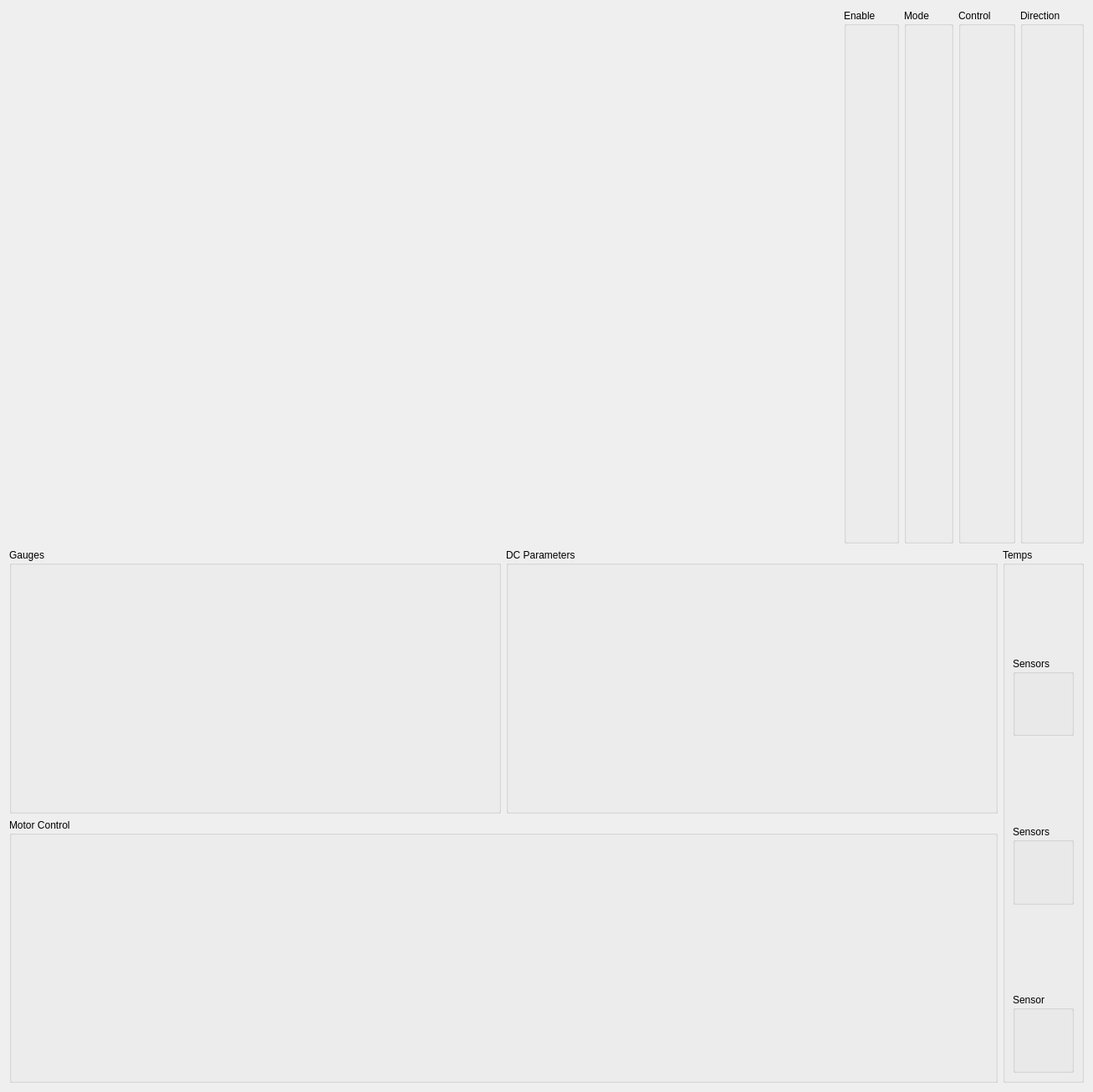
<?xml version="1.0" encoding="UTF-8"?>
<ui version="4.0">
 <class>Form</class>
 <widget class="EpcForm" name="Form">
  <property name="geometry">
   <rect>
    <x>0</x>
    <y>0</y>
    <width>1307</width>
    <height>1306</height>
   </rect>
  </property>
  <property name="windowTitle">
   <string>Form</string>
  </property>
  <property name="can_file" stdset="0">
   <string>ICUCAN_ID0_FACTORY.sym</string>
  </property>
  <layout class="QVBoxLayout" name="verticalLayout_5">
   <item>
    <layout class="QHBoxLayout" name="horizontalLayout">
     <item>
      <layout class="QVBoxLayout" name="verticalLayout_9">
       <item>
        <widget class="Enum" name="enum_6">
         <property name="sizePolicy">
          <sizepolicy hsizetype="Fixed" vsizetype="Fixed">
           <horstretch>0</horstretch>
           <verstretch>0</verstretch>
          </sizepolicy>
         </property>
         <property name="frame" stdset="0">
          <string>StatusBits</string>
         </property>
         <property name="signal" stdset="0">
          <string>State</string>
         </property>
        </widget>
       </item>
       <item>
        <widget class="Button" name="button">
         <property name="frame" stdset="0">
          <string>CommandBits</string>
         </property>
         <property name="signal" stdset="0">
          <string>FaultClear</string>
         </property>
         <property name="tx" stdset="0">
          <bool>true</bool>
         </property>
        </widget>
       </item>
      </layout>
     </item>
     <item>
      <spacer name="horizontalSpacer">
       <property name="orientation">
        <enum>Qt::Horizontal</enum>
       </property>
       <property name="sizeHint" stdset="0">
        <size>
         <width>0</width>
         <height>0</height>
        </size>
       </property>
      </spacer>
     </item>
     <item>
      <widget class="QGroupBox" name="groupBox_12">
       <property name="sizePolicy">
        <sizepolicy hsizetype="Minimum" vsizetype="Preferred">
         <horstretch>0</horstretch>
         <verstretch>0</verstretch>
        </sizepolicy>
       </property>
       <property name="title">
        <string>Enable</string>
       </property>
       <layout class="QHBoxLayout" name="horizontalLayout_12">
        <item>
         <widget class="Toggle" name="toggle_11">
          <property name="sizePolicy">
           <sizepolicy hsizetype="Fixed" vsizetype="Fixed">
            <horstretch>0</horstretch>
            <verstretch>0</verstretch>
           </sizepolicy>
          </property>
          <property name="frame" stdset="0">
           <string>CommandBits</string>
          </property>
          <property name="signal" stdset="0">
           <string>Enable</string>
          </property>
          <property name="label_visible" stdset="0">
           <bool>false</bool>
          </property>
          <property name="tx" stdset="0">
           <bool>true</bool>
          </property>
         </widget>
        </item>
        <item>
         <layout class="QVBoxLayout" name="verticalLayout_15">
          <item>
           <widget class="Led" name="led_21">
            <property name="sizePolicy">
             <sizepolicy hsizetype="Fixed" vsizetype="Preferred">
              <horstretch>0</horstretch>
              <verstretch>0</verstretch>
             </sizepolicy>
            </property>
            <property name="frame" stdset="0">
             <string>StatusBits</string>
            </property>
            <property name="signal" stdset="0">
             <string>RxEnable</string>
            </property>
            <property name="label_override" stdset="0">
             <string/>
            </property>
            <property name="label_visible" stdset="0">
             <bool>false</bool>
            </property>
           </widget>
          </item>
         </layout>
        </item>
       </layout>
      </widget>
     </item>
     <item>
      <widget class="QGroupBox" name="groupBox_11">
       <property name="sizePolicy">
        <sizepolicy hsizetype="Minimum" vsizetype="Preferred">
         <horstretch>0</horstretch>
         <verstretch>0</verstretch>
        </sizepolicy>
       </property>
       <property name="title">
        <string>Mode</string>
       </property>
       <layout class="QHBoxLayout" name="horizontalLayout_10">
        <item>
         <widget class="Toggle" name="toggle_9">
          <property name="sizePolicy">
           <sizepolicy hsizetype="Fixed" vsizetype="Fixed">
            <horstretch>0</horstretch>
            <verstretch>0</verstretch>
           </sizepolicy>
          </property>
          <property name="frame" stdset="0">
           <string>CommandBits</string>
          </property>
          <property name="signal" stdset="0">
           <string>Mode</string>
          </property>
          <property name="label_visible" stdset="0">
           <bool>false</bool>
          </property>
          <property name="tx" stdset="0">
           <bool>true</bool>
          </property>
         </widget>
        </item>
        <item>
         <layout class="QVBoxLayout" name="verticalLayout_13">
          <item>
           <widget class="Led" name="led_17">
            <property name="sizePolicy">
             <sizepolicy hsizetype="Fixed" vsizetype="Preferred">
              <horstretch>0</horstretch>
              <verstretch>0</verstretch>
             </sizepolicy>
            </property>
            <property name="frame" stdset="0">
             <string>StatusBits</string>
            </property>
            <property name="signal" stdset="0">
             <string>RxMode</string>
            </property>
            <property name="label_override" stdset="0">
             <string/>
            </property>
            <property name="label_visible" stdset="0">
             <bool>false</bool>
            </property>
           </widget>
          </item>
          <item>
           <spacer name="verticalSpacer_10">
            <property name="orientation">
             <enum>Qt::Vertical</enum>
            </property>
            <property name="sizeType">
             <enum>QSizePolicy::Preferred</enum>
            </property>
            <property name="sizeHint" stdset="0">
             <size>
              <width>0</width>
              <height>0</height>
             </size>
            </property>
           </spacer>
          </item>
          <item>
           <widget class="Led" name="led_18">
            <property name="sizePolicy">
             <sizepolicy hsizetype="Fixed" vsizetype="Preferred">
              <horstretch>0</horstretch>
              <verstretch>0</verstretch>
             </sizepolicy>
            </property>
            <property name="frame" stdset="0">
             <string>StatusBits</string>
            </property>
            <property name="signal" stdset="0">
             <string>RxMode</string>
            </property>
            <property name="label_override" stdset="0">
             <string/>
            </property>
            <property name="label_visible" stdset="0">
             <bool>false</bool>
            </property>
            <property name="on_value" stdset="0">
             <number>0</number>
            </property>
           </widget>
          </item>
         </layout>
        </item>
       </layout>
      </widget>
     </item>
     <item>
      <widget class="QGroupBox" name="groupBox_10">
       <property name="sizePolicy">
        <sizepolicy hsizetype="Minimum" vsizetype="Preferred">
         <horstretch>0</horstretch>
         <verstretch>0</verstretch>
        </sizepolicy>
       </property>
       <property name="title">
        <string>Control</string>
       </property>
       <layout class="QHBoxLayout" name="horizontalLayout_9">
        <item>
         <widget class="Toggle" name="toggle_8">
          <property name="sizePolicy">
           <sizepolicy hsizetype="Fixed" vsizetype="Fixed">
            <horstretch>0</horstretch>
            <verstretch>0</verstretch>
           </sizepolicy>
          </property>
          <property name="frame" stdset="0">
           <string>CommandBits</string>
          </property>
          <property name="signal" stdset="0">
           <string>SpeedTorqueControl</string>
          </property>
          <property name="label_visible" stdset="0">
           <bool>false</bool>
          </property>
          <property name="tx" stdset="0">
           <bool>true</bool>
          </property>
         </widget>
        </item>
        <item>
         <layout class="QVBoxLayout" name="verticalLayout_12">
          <item>
           <widget class="Led" name="led_15">
            <property name="sizePolicy">
             <sizepolicy hsizetype="Fixed" vsizetype="Preferred">
              <horstretch>0</horstretch>
              <verstretch>0</verstretch>
             </sizepolicy>
            </property>
            <property name="frame" stdset="0">
             <string>StatusBits</string>
            </property>
            <property name="signal" stdset="0">
             <string>RxSpeedTorqueControl</string>
            </property>
            <property name="label_override" stdset="0">
             <string/>
            </property>
            <property name="label_visible" stdset="0">
             <bool>false</bool>
            </property>
           </widget>
          </item>
          <item>
           <spacer name="verticalSpacer_9">
            <property name="orientation">
             <enum>Qt::Vertical</enum>
            </property>
            <property name="sizeType">
             <enum>QSizePolicy::Preferred</enum>
            </property>
            <property name="sizeHint" stdset="0">
             <size>
              <width>0</width>
              <height>0</height>
             </size>
            </property>
           </spacer>
          </item>
          <item>
           <widget class="Led" name="led_16">
            <property name="sizePolicy">
             <sizepolicy hsizetype="Fixed" vsizetype="Preferred">
              <horstretch>0</horstretch>
              <verstretch>0</verstretch>
             </sizepolicy>
            </property>
            <property name="frame" stdset="0">
             <string>StatusBits</string>
            </property>
            <property name="signal" stdset="0">
             <string>RxSpeedTorqueControl</string>
            </property>
            <property name="label_override" stdset="0">
             <string/>
            </property>
            <property name="label_visible" stdset="0">
             <bool>false</bool>
            </property>
            <property name="on_value" stdset="0">
             <number>0</number>
            </property>
           </widget>
          </item>
         </layout>
        </item>
       </layout>
      </widget>
     </item>
     <item>
      <widget class="QGroupBox" name="groupBox_9">
       <property name="sizePolicy">
        <sizepolicy hsizetype="Minimum" vsizetype="Preferred">
         <horstretch>0</horstretch>
         <verstretch>0</verstretch>
        </sizepolicy>
       </property>
       <property name="title">
        <string>Direction</string>
       </property>
       <layout class="QHBoxLayout" name="horizontalLayout_8">
        <item>
         <widget class="Toggle" name="toggle_7">
          <property name="sizePolicy">
           <sizepolicy hsizetype="Fixed" vsizetype="Fixed">
            <horstretch>0</horstretch>
            <verstretch>0</verstretch>
           </sizepolicy>
          </property>
          <property name="frame" stdset="0">
           <string>CommandBits</string>
          </property>
          <property name="signal" stdset="0">
           <string>Direction</string>
          </property>
          <property name="label_visible" stdset="0">
           <bool>false</bool>
          </property>
          <property name="tx" stdset="0">
           <bool>true</bool>
          </property>
         </widget>
        </item>
        <item>
         <layout class="QVBoxLayout" name="verticalLayout_11">
          <item>
           <widget class="Led" name="led_13">
            <property name="sizePolicy">
             <sizepolicy hsizetype="Fixed" vsizetype="Preferred">
              <horstretch>0</horstretch>
              <verstretch>0</verstretch>
             </sizepolicy>
            </property>
            <property name="frame" stdset="0">
             <string>StatusBits</string>
            </property>
            <property name="signal" stdset="0">
             <string>RxDirection</string>
            </property>
            <property name="label_override" stdset="0">
             <string/>
            </property>
            <property name="label_visible" stdset="0">
             <bool>false</bool>
            </property>
           </widget>
          </item>
          <item>
           <spacer name="verticalSpacer_8">
            <property name="orientation">
             <enum>Qt::Vertical</enum>
            </property>
            <property name="sizeType">
             <enum>QSizePolicy::Preferred</enum>
            </property>
            <property name="sizeHint" stdset="0">
             <size>
              <width>0</width>
              <height>0</height>
             </size>
            </property>
           </spacer>
          </item>
          <item>
           <widget class="Led" name="led_14">
            <property name="sizePolicy">
             <sizepolicy hsizetype="Fixed" vsizetype="Preferred">
              <horstretch>0</horstretch>
              <verstretch>0</verstretch>
             </sizepolicy>
            </property>
            <property name="frame" stdset="0">
             <string>StatusBits</string>
            </property>
            <property name="signal" stdset="0">
             <string>RxDirection</string>
            </property>
            <property name="label_override" stdset="0">
             <string/>
            </property>
            <property name="label_visible" stdset="0">
             <bool>false</bool>
            </property>
            <property name="on_value" stdset="0">
             <number>0</number>
            </property>
           </widget>
          </item>
         </layout>
        </item>
       </layout>
      </widget>
     </item>
    </layout>
   </item>
   <item>
    <layout class="QHBoxLayout" name="horizontalLayout_3">
     <item>
      <layout class="QVBoxLayout" name="verticalLayout_4">
       <item>
        <layout class="QHBoxLayout" name="horizontalLayout_2">
         <item>
          <widget class="QGroupBox" name="groupBox">
           <property name="sizePolicy">
            <sizepolicy hsizetype="MinimumExpanding" vsizetype="Preferred">
             <horstretch>0</horstretch>
             <verstretch>0</verstretch>
            </sizepolicy>
           </property>
           <property name="title">
            <string>Gauges</string>
           </property>
           <layout class="QVBoxLayout" name="verticalLayout_2">
            <item>
             <layout class="QVBoxLayout" name="verticalLayout">
              <item>
               <widget class="Scale" name="scale">
                <property name="sizePolicy">
                 <sizepolicy hsizetype="MinimumExpanding" vsizetype="Preferred">
                  <horstretch>0</horstretch>
                  <verstretch>0</verstretch>
                 </sizepolicy>
                </property>
                <property name="frame" stdset="0">
                 <string>StatusMotorTorque</string>
                </property>
                <property name="signal" stdset="0">
                 <string>TorqueMeasured</string>
                </property>
               </widget>
              </item>
              <item>
               <widget class="Epc" name="epc">
                <property name="frame" stdset="0">
                 <string>StatusMotorTorque</string>
                </property>
                <property name="signal" stdset="0">
                 <string>TorqueMeasured</string>
                </property>
                <property name="label_visible" stdset="0">
                 <bool>false</bool>
                </property>
               </widget>
              </item>
              <item>
               <widget class="Scale" name="scale_2">
                <property name="sizePolicy">
                 <sizepolicy hsizetype="MinimumExpanding" vsizetype="Preferred">
                  <horstretch>0</horstretch>
                  <verstretch>0</verstretch>
                 </sizepolicy>
                </property>
                <property name="frame" stdset="0">
                 <string>StatusMotorSpeed</string>
                </property>
                <property name="signal" stdset="0">
                 <string>SpeedMeasured</string>
                </property>
               </widget>
              </item>
              <item>
               <widget class="Epc" name="epc_2">
                <property name="frame" stdset="0">
                 <string>StatusMotorSpeed</string>
                </property>
                <property name="signal" stdset="0">
                 <string>SpeedMeasured</string>
                </property>
                <property name="label_visible" stdset="0">
                 <bool>false</bool>
                </property>
               </widget>
              </item>
             </layout>
            </item>
           </layout>
          </widget>
         </item>
         <item>
          <widget class="QGroupBox" name="groupBox_2">
           <property name="sizePolicy">
            <sizepolicy hsizetype="MinimumExpanding" vsizetype="Preferred">
             <horstretch>0</horstretch>
             <verstretch>0</verstretch>
            </sizepolicy>
           </property>
           <property name="title">
            <string>DC Parameters</string>
           </property>
           <layout class="QVBoxLayout" name="verticalLayout_3">
            <item>
             <widget class="Scale" name="scale_3">
              <property name="sizePolicy">
               <sizepolicy hsizetype="MinimumExpanding" vsizetype="Preferred">
                <horstretch>0</horstretch>
                <verstretch>0</verstretch>
               </sizepolicy>
              </property>
              <property name="frame" stdset="0">
               <string>StatusDCParameters</string>
              </property>
              <property name="signal" stdset="0">
               <string>VoltageDC</string>
              </property>
             </widget>
            </item>
            <item>
             <widget class="Epc" name="epc_3">
              <property name="frame" stdset="0">
               <string>StatusDCParameters</string>
              </property>
              <property name="signal" stdset="0">
               <string>VoltageDC</string>
              </property>
              <property name="label_visible" stdset="0">
               <bool>false</bool>
              </property>
             </widget>
            </item>
            <item>
             <widget class="Scale" name="scale_4">
              <property name="sizePolicy">
               <sizepolicy hsizetype="MinimumExpanding" vsizetype="Preferred">
                <horstretch>0</horstretch>
                <verstretch>0</verstretch>
               </sizepolicy>
              </property>
              <property name="frame" stdset="0">
               <string>StatusDCParameters</string>
              </property>
              <property name="signal" stdset="0">
               <string>CurrentDC</string>
              </property>
             </widget>
            </item>
            <item>
             <widget class="Epc" name="epc_4">
              <property name="frame" stdset="0">
               <string>StatusDCParameters</string>
              </property>
              <property name="signal" stdset="0">
               <string>CurrentDC</string>
              </property>
              <property name="label_visible" stdset="0">
               <bool>false</bool>
              </property>
             </widget>
            </item>
            <item>
             <widget class="Scale" name="scale_5">
              <property name="sizePolicy">
               <sizepolicy hsizetype="MinimumExpanding" vsizetype="Preferred">
                <horstretch>0</horstretch>
                <verstretch>0</verstretch>
               </sizepolicy>
              </property>
              <property name="frame" stdset="0">
               <string>StatusPower</string>
              </property>
              <property name="signal" stdset="0">
               <string>PowerIn</string>
              </property>
             </widget>
            </item>
            <item>
             <widget class="Epc" name="epc_5">
              <property name="frame" stdset="0">
               <string>StatusPower</string>
              </property>
              <property name="signal" stdset="0">
               <string>PowerIn</string>
              </property>
              <property name="label_visible" stdset="0">
               <bool>false</bool>
              </property>
             </widget>
            </item>
           </layout>
          </widget>
         </item>
        </layout>
       </item>
       <item>
        <widget class="QGroupBox" name="groupBox_3">
         <property name="sizePolicy">
          <sizepolicy hsizetype="MinimumExpanding" vsizetype="Preferred">
           <horstretch>0</horstretch>
           <verstretch>0</verstretch>
          </sizepolicy>
         </property>
         <property name="title">
          <string>Motor Control</string>
         </property>
         <layout class="QGridLayout" name="gridLayout_3">
          <item row="0" column="1">
           <layout class="QVBoxLayout" name="verticalLayout_8">
            <item>
             <layout class="QHBoxLayout" name="horizontalLayout_15">
              <item>
               <spacer name="horizontalSpacer_6">
                <property name="orientation">
                 <enum>Qt::Horizontal</enum>
                </property>
                <property name="sizeHint" stdset="0">
                 <size>
                  <width>0</width>
                  <height>0</height>
                 </size>
                </property>
               </spacer>
              </item>
              <item>
               <widget class="Epc" name="epc_8">
                <property name="sizePolicy">
                 <sizepolicy hsizetype="Maximum" vsizetype="Fixed">
                  <horstretch>0</horstretch>
                  <verstretch>0</verstretch>
                 </sizepolicy>
                </property>
                <property name="frame" stdset="0">
                 <string>CommandMotorVariables</string>
                </property>
                <property name="signal" stdset="0">
                 <string>SpeedCommand</string>
                </property>
                <property name="label_visible" stdset="0">
                 <bool>false</bool>
                </property>
                <property name="tx" stdset="0">
                 <bool>true</bool>
                </property>
               </widget>
              </item>
              <item>
               <spacer name="horizontalSpacer_7">
                <property name="orientation">
                 <enum>Qt::Horizontal</enum>
                </property>
                <property name="sizeHint" stdset="0">
                 <size>
                  <width>0</width>
                  <height>0</height>
                 </size>
                </property>
               </spacer>
              </item>
             </layout>
            </item>
            <item>
             <widget class="HorizontalSlider" name="horizontalslider_2">
              <property name="sizePolicy">
               <sizepolicy hsizetype="MinimumExpanding" vsizetype="Fixed">
                <horstretch>0</horstretch>
                <verstretch>0</verstretch>
               </sizepolicy>
              </property>
              <property name="frame" stdset="0">
               <string>CommandMotorVariables</string>
              </property>
              <property name="signal" stdset="0">
               <string>SpeedCommand</string>
              </property>
              <property name="tx" stdset="0">
               <bool>true</bool>
              </property>
             </widget>
            </item>
            <item>
             <layout class="QHBoxLayout" name="horizontalLayout_16">
              <item>
               <spacer name="horizontalSpacer_8">
                <property name="orientation">
                 <enum>Qt::Horizontal</enum>
                </property>
                <property name="sizeHint" stdset="0">
                 <size>
                  <width>0</width>
                  <height>0</height>
                 </size>
                </property>
               </spacer>
              </item>
              <item>
               <widget class="Epc" name="epc_12">
                <property name="sizePolicy">
                 <sizepolicy hsizetype="Maximum" vsizetype="Fixed">
                  <horstretch>0</horstretch>
                  <verstretch>0</verstretch>
                 </sizepolicy>
                </property>
                <property name="frame" stdset="0">
                 <string>StatusMotorSpeed</string>
                </property>
                <property name="signal" stdset="0">
                 <string>SpeedMeasured</string>
                </property>
               </widget>
              </item>
              <item>
               <spacer name="horizontalSpacer_9">
                <property name="orientation">
                 <enum>Qt::Horizontal</enum>
                </property>
                <property name="sizeHint" stdset="0">
                 <size>
                  <width>0</width>
                  <height>0</height>
                 </size>
                </property>
               </spacer>
              </item>
             </layout>
            </item>
           </layout>
          </item>
          <item row="0" column="0">
           <layout class="QVBoxLayout" name="verticalLayout_7">
            <item>
             <layout class="QHBoxLayout" name="horizontalLayout_13">
              <item>
               <spacer name="horizontalSpacer_2">
                <property name="orientation">
                 <enum>Qt::Horizontal</enum>
                </property>
                <property name="sizeHint" stdset="0">
                 <size>
                  <width>0</width>
                  <height>0</height>
                 </size>
                </property>
               </spacer>
              </item>
              <item>
               <widget class="Epc" name="epc_6">
                <property name="sizePolicy">
                 <sizepolicy hsizetype="Maximum" vsizetype="Fixed">
                  <horstretch>0</horstretch>
                  <verstretch>0</verstretch>
                 </sizepolicy>
                </property>
                <property name="frame" stdset="0">
                 <string>CommandMotorVariables</string>
                </property>
                <property name="signal" stdset="0">
                 <string>TorqueCommand</string>
                </property>
                <property name="label_visible" stdset="0">
                 <bool>false</bool>
                </property>
                <property name="tx" stdset="0">
                 <bool>true</bool>
                </property>
               </widget>
              </item>
              <item>
               <spacer name="horizontalSpacer_3">
                <property name="orientation">
                 <enum>Qt::Horizontal</enum>
                </property>
                <property name="sizeHint" stdset="0">
                 <size>
                  <width>0</width>
                  <height>0</height>
                 </size>
                </property>
               </spacer>
              </item>
             </layout>
            </item>
            <item>
             <widget class="HorizontalSlider" name="horizontalslider">
              <property name="sizePolicy">
               <sizepolicy hsizetype="MinimumExpanding" vsizetype="Fixed">
                <horstretch>0</horstretch>
                <verstretch>0</verstretch>
               </sizepolicy>
              </property>
              <property name="frame" stdset="0">
               <string>CommandMotorVariables</string>
              </property>
              <property name="signal" stdset="0">
               <string>TorqueCommand</string>
              </property>
              <property name="tx" stdset="0">
               <bool>true</bool>
              </property>
             </widget>
            </item>
            <item>
             <layout class="QHBoxLayout" name="horizontalLayout_14">
              <item>
               <spacer name="horizontalSpacer_4">
                <property name="orientation">
                 <enum>Qt::Horizontal</enum>
                </property>
                <property name="sizeHint" stdset="0">
                 <size>
                  <width>0</width>
                  <height>0</height>
                 </size>
                </property>
               </spacer>
              </item>
              <item>
               <widget class="Epc" name="epc_7">
                <property name="sizePolicy">
                 <sizepolicy hsizetype="Maximum" vsizetype="Fixed">
                  <horstretch>0</horstretch>
                  <verstretch>0</verstretch>
                 </sizepolicy>
                </property>
                <property name="frame" stdset="0">
                 <string>StatusMotorTorque</string>
                </property>
                <property name="signal" stdset="0">
                 <string>TorqueMeasured</string>
                </property>
               </widget>
              </item>
              <item>
               <spacer name="horizontalSpacer_5">
                <property name="orientation">
                 <enum>Qt::Horizontal</enum>
                </property>
                <property name="sizeHint" stdset="0">
                 <size>
                  <width>0</width>
                  <height>0</height>
                 </size>
                </property>
               </spacer>
              </item>
             </layout>
            </item>
           </layout>
          </item>
         </layout>
        </widget>
       </item>
      </layout>
     </item>
     <item>
      <widget class="QGroupBox" name="groupBox_4">
       <property name="sizePolicy">
        <sizepolicy hsizetype="Fixed" vsizetype="Preferred">
         <horstretch>0</horstretch>
         <verstretch>0</verstretch>
        </sizepolicy>
       </property>
       <property name="title">
        <string>Temps</string>
       </property>
       <layout class="QVBoxLayout" name="verticalLayout_6">
        <item>
         <widget class="Scale" name="scale_8">
          <property name="sizePolicy">
           <sizepolicy hsizetype="Preferred" vsizetype="Preferred">
            <horstretch>0</horstretch>
            <verstretch>0</verstretch>
           </sizepolicy>
          </property>
          <property name="frame" stdset="0">
           <string>StatusTempIGBTs</string>
          </property>
          <property name="signal" stdset="0">
           <string>TempIGBT1</string>
          </property>
         </widget>
        </item>
        <item>
         <widget class="QGroupBox" name="groupBox_7">
          <property name="title">
           <string>Sensors</string>
          </property>
          <layout class="QHBoxLayout" name="horizontalLayout_6">
           <item>
            <widget class="Text" name="text">
             <property name="sizePolicy">
              <sizepolicy hsizetype="Fixed" vsizetype="Preferred">
               <horstretch>0</horstretch>
               <verstretch>0</verstretch>
              </sizepolicy>
             </property>
             <property name="frame" stdset="0">
              <string>StatusTempIGBTs</string>
             </property>
             <property name="signal" stdset="0">
              <string>TempIGBT1</string>
             </property>
            </widget>
           </item>
           <item>
            <widget class="Text" name="text_2">
             <property name="sizePolicy">
              <sizepolicy hsizetype="Fixed" vsizetype="Preferred">
               <horstretch>0</horstretch>
               <verstretch>0</verstretch>
              </sizepolicy>
             </property>
             <property name="frame" stdset="0">
              <string>StatusTempIGBTs</string>
             </property>
             <property name="signal" stdset="0">
              <string>TempIGBT2</string>
             </property>
            </widget>
           </item>
          </layout>
         </widget>
        </item>
        <item>
         <widget class="Scale" name="scale_7">
          <property name="sizePolicy">
           <sizepolicy hsizetype="Preferred" vsizetype="Preferred">
            <horstretch>0</horstretch>
            <verstretch>0</verstretch>
           </sizepolicy>
          </property>
          <property name="frame" stdset="0">
           <string>StatusTempMotor</string>
          </property>
          <property name="signal" stdset="0">
           <string>TempMotor1</string>
          </property>
         </widget>
        </item>
        <item>
         <widget class="QGroupBox" name="groupBox_6">
          <property name="title">
           <string>Sensors</string>
          </property>
          <layout class="QHBoxLayout" name="horizontalLayout_4">
           <item>
            <widget class="Text" name="text_3">
             <property name="sizePolicy">
              <sizepolicy hsizetype="Fixed" vsizetype="Preferred">
               <horstretch>0</horstretch>
               <verstretch>0</verstretch>
              </sizepolicy>
             </property>
             <property name="frame" stdset="0">
              <string>StatusTempMotor</string>
             </property>
             <property name="signal" stdset="0">
              <string>TempMotor1</string>
             </property>
            </widget>
           </item>
           <item>
            <widget class="Text" name="text_4">
             <property name="sizePolicy">
              <sizepolicy hsizetype="Fixed" vsizetype="Preferred">
               <horstretch>0</horstretch>
               <verstretch>0</verstretch>
              </sizepolicy>
             </property>
             <property name="frame" stdset="0">
              <string>StatusTempMotor</string>
             </property>
             <property name="signal" stdset="0">
              <string>TempMotor2</string>
             </property>
            </widget>
           </item>
          </layout>
         </widget>
        </item>
        <item>
         <widget class="Scale" name="scale_6">
          <property name="sizePolicy">
           <sizepolicy hsizetype="Preferred" vsizetype="Preferred">
            <horstretch>0</horstretch>
            <verstretch>0</verstretch>
           </sizepolicy>
          </property>
          <property name="frame" stdset="0">
           <string>StatusTempInternal</string>
          </property>
          <property name="signal" stdset="0">
           <string>TempInternal</string>
          </property>
         </widget>
        </item>
        <item>
         <widget class="QGroupBox" name="groupBox_5">
          <property name="title">
           <string>Sensor</string>
          </property>
          <layout class="QHBoxLayout" name="horizontalLayout_5">
           <item>
            <widget class="Epc" name="epc_10">
             <property name="sizePolicy">
              <sizepolicy hsizetype="Maximum" vsizetype="Fixed">
               <horstretch>0</horstretch>
               <verstretch>0</verstretch>
              </sizepolicy>
             </property>
             <property name="frame" stdset="0">
              <string>StatusTempInternal</string>
             </property>
             <property name="signal" stdset="0">
              <string>TempInternal</string>
             </property>
            </widget>
           </item>
          </layout>
         </widget>
        </item>
       </layout>
      </widget>
     </item>
    </layout>
   </item>
  </layout>
 </widget>
 <customwidgets>
  <customwidget>
   <class>EpcForm</class>
   <extends>QWidget</extends>
   <header>epyq.form</header>
   <container>1</container>
  </customwidget>
  <customwidget>
   <class>Button</class>
   <extends>QWidget</extends>
   <header>epyq.widgets.button</header>
  </customwidget>
  <customwidget>
   <class>Enum</class>
   <extends>QWidget</extends>
   <header>epyq.widgets.enum</header>
  </customwidget>
  <customwidget>
   <class>Epc</class>
   <extends>QWidget</extends>
   <header>epyq.widgets.epc</header>
  </customwidget>
  <customwidget>
   <class>HorizontalSlider</class>
   <extends>QWidget</extends>
   <header>epyq.widgets.horizontalslider</header>
  </customwidget>
  <customwidget>
   <class>Led</class>
   <extends>QWidget</extends>
   <header>epyq.widgets.led</header>
  </customwidget>
  <customwidget>
   <class>Scale</class>
   <extends>QWidget</extends>
   <header>epyq.widgets.scale</header>
  </customwidget>
  <customwidget>
   <class>Text</class>
   <extends>QWidget</extends>
   <header>epyq.widgets.text</header>
  </customwidget>
  <customwidget>
   <class>Toggle</class>
   <extends>QWidget</extends>
   <header>epyq.widgets.toggle</header>
  </customwidget>
 </customwidgets>
 <resources/>
 <connections/>
</ui>
